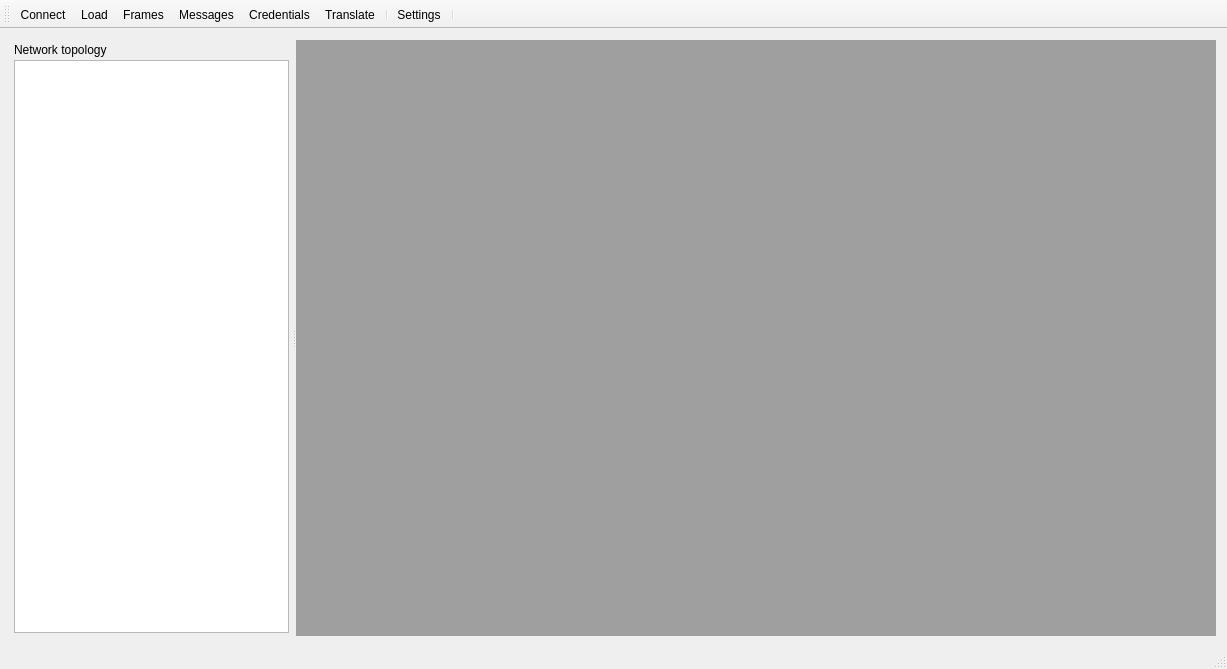
<?xml version="1.0" encoding="UTF-8"?>
<ui version="4.0">
 <class>MainWindow</class>
 <widget class="QMainWindow" name="MainWindow">
  <property name="geometry">
   <rect>
    <x>0</x>
    <y>0</y>
    <width>1227</width>
    <height>669</height>
   </rect>
  </property>
  <property name="windowTitle">
   <string>Tarlogic PLCTool - A PRIME/DLMS graphical swiss-knife</string>
  </property>
  <property name="windowIcon">
   <iconset resource="../icons.qrc">
    <normaloff>:/Icons/Tarlogic/Tarlogic-5.png</normaloff>:/Icons/Tarlogic/Tarlogic-5.png</iconset>
  </property>
  <widget class="QWidget" name="centralWidget">
   <layout class="QGridLayout" name="gridLayout_2">
    <item row="0" column="0">
     <widget class="QSplitter" name="splitter">
      <property name="orientation">
       <enum>Qt::Horizontal</enum>
      </property>
      <widget class="QFrame" name="frame">
       <property name="frameShape">
        <enum>QFrame::NoFrame</enum>
       </property>
       <property name="frameShadow">
        <enum>QFrame::Raised</enum>
       </property>
       <layout class="QGridLayout" name="gridLayout">
        <property name="leftMargin">
         <number>3</number>
        </property>
        <property name="topMargin">
         <number>3</number>
        </property>
        <property name="rightMargin">
         <number>3</number>
        </property>
        <property name="bottomMargin">
         <number>3</number>
        </property>
        <property name="spacing">
         <number>3</number>
        </property>
        <item row="0" column="0">
         <widget class="QLabel" name="label">
          <property name="minimumSize">
           <size>
            <width>157</width>
            <height>0</height>
           </size>
          </property>
          <property name="text">
           <string>Network topology</string>
          </property>
         </widget>
        </item>
        <item row="1" column="0">
         <widget class="QTreeView" name="topologyView">
          <property name="font">
           <font/>
          </property>
          <property name="sizeAdjustPolicy">
           <enum>QAbstractScrollArea::AdjustToContentsOnFirstShow</enum>
          </property>
          <property name="selectionMode">
           <enum>QAbstractItemView::SingleSelection</enum>
          </property>
         </widget>
        </item>
       </layout>
      </widget>
      <widget class="QMdiArea" name="mdiArea"/>
     </widget>
    </item>
   </layout>
  </widget>
  <widget class="QMenuBar" name="menuBar">
   <property name="geometry">
    <rect>
     <x>0</x>
     <y>0</y>
     <width>1227</width>
     <height>21</height>
    </rect>
   </property>
   <property name="defaultUp">
    <bool>false</bool>
   </property>
   <property name="nativeMenuBar">
    <bool>true</bool>
   </property>
  </widget>
  <widget class="QToolBar" name="mainToolBar">
   <property name="enabled">
    <bool>true</bool>
   </property>
   <property name="toolButtonStyle">
    <enum>Qt::ToolButtonTextUnderIcon</enum>
   </property>
   <attribute name="toolBarArea">
    <enum>TopToolBarArea</enum>
   </attribute>
   <attribute name="toolBarBreak">
    <bool>false</bool>
   </attribute>
   <addaction name="actionConnect"/>
   <addaction name="actionLoad"/>
   <addaction name="actionFrame_logger"/>
   <addaction name="actionMessage_logger"/>
   <addaction name="actionCredentials"/>
   <addaction name="actionDLMS_Translator"/>
   <addaction name="separator"/>
   <addaction name="actionSettings"/>
   <addaction name="separator"/>
  </widget>
  <widget class="QStatusBar" name="statusBar"/>
  <action name="actionConnect">
   <property name="checkable">
    <bool>true</bool>
   </property>
   <property name="icon">
    <iconset resource="../icons.qrc">
     <normaloff>:/Icons/connect_no.png</normaloff>:/Icons/connect_no.png</iconset>
   </property>
   <property name="text">
    <string>Connect</string>
   </property>
  </action>
  <action name="actionSettings">
   <property name="enabled">
    <bool>true</bool>
   </property>
   <property name="icon">
    <iconset resource="../icons.qrc">
     <normaloff>:/Icons/configure.png</normaloff>:/Icons/configure.png</iconset>
   </property>
   <property name="text">
    <string>Settings</string>
   </property>
  </action>
  <action name="actionCredentials">
   <property name="checkable">
    <bool>true</bool>
   </property>
   <property name="enabled">
    <bool>true</bool>
   </property>
   <property name="icon">
    <iconset resource="../icons.qrc">
     <normaloff>:/Icons/passwords.png</normaloff>:/Icons/passwords.png</iconset>
   </property>
   <property name="text">
    <string>Credentials</string>
   </property>
  </action>
  <action name="actionLoad">
   <property name="icon">
    <iconset resource="../icons.qrc">
     <normaloff>:/Icons/fileimport.png</normaloff>:/Icons/fileimport.png</iconset>
   </property>
   <property name="text">
    <string>Load</string>
   </property>
  </action>
  <action name="actionBlink">
   <property name="icon">
    <iconset resource="../icons.qrc">
     <normaloff>:/Icons/bomb.png</normaloff>:/Icons/bomb.png</iconset>
   </property>
   <property name="text">
    <string>Blink</string>
   </property>
   <property name="iconText">
    <string>Blink</string>
   </property>
   <property name="whatsThis">
    <string extracomment="attack"/>
   </property>
  </action>
  <action name="actionRegister">
   <property name="icon">
    <iconset resource="../icons.qrc">
     <normaloff>:/Icons/register.png</normaloff>:/Icons/register.png</iconset>
   </property>
   <property name="text">
    <string>Register</string>
   </property>
  </action>
  <action name="actionFrame_logger">
   <property name="checkable">
    <bool>true</bool>
   </property>
   <property name="icon">
    <iconset resource="../icons.qrc">
     <normaloff>:/Icons/frames.png</normaloff>:/Icons/frames.png</iconset>
   </property>
   <property name="text">
    <string>Frames</string>
   </property>
  </action>
  <action name="actionMessage_logger">
   <property name="checkable">
    <bool>true</bool>
   </property>
   <property name="icon">
    <iconset resource="../icons.qrc">
     <normaloff>:/Icons/messages.png</normaloff>:/Icons/messages.png</iconset>
   </property>
   <property name="text">
    <string>Messages</string>
   </property>
  </action>
  <action name="actionDLMS_Translator">
   <property name="checkable">
    <bool>true</bool>
   </property>
   <property name="icon">
    <iconset resource="../icons.qrc">
     <normaloff>:/Icons/file-xml.png</normaloff>:/Icons/file-xml.png</iconset>
   </property>
   <property name="text">
    <string>Translate</string>
   </property>
  </action>
 </widget>
 <layoutdefault spacing="6" margin="11"/>
 <resources>
  <include location="../icons.qrc"/>
 </resources>
 <connections/>
</ui>
